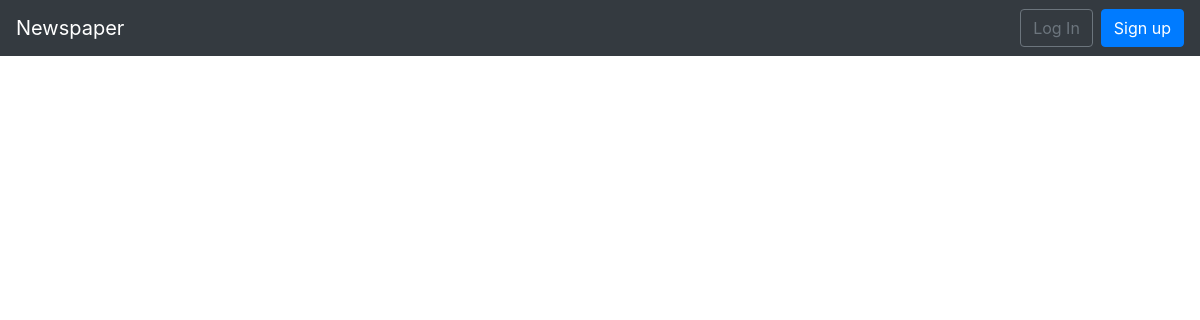
/articles/, run on an earlier commit of the app's database.
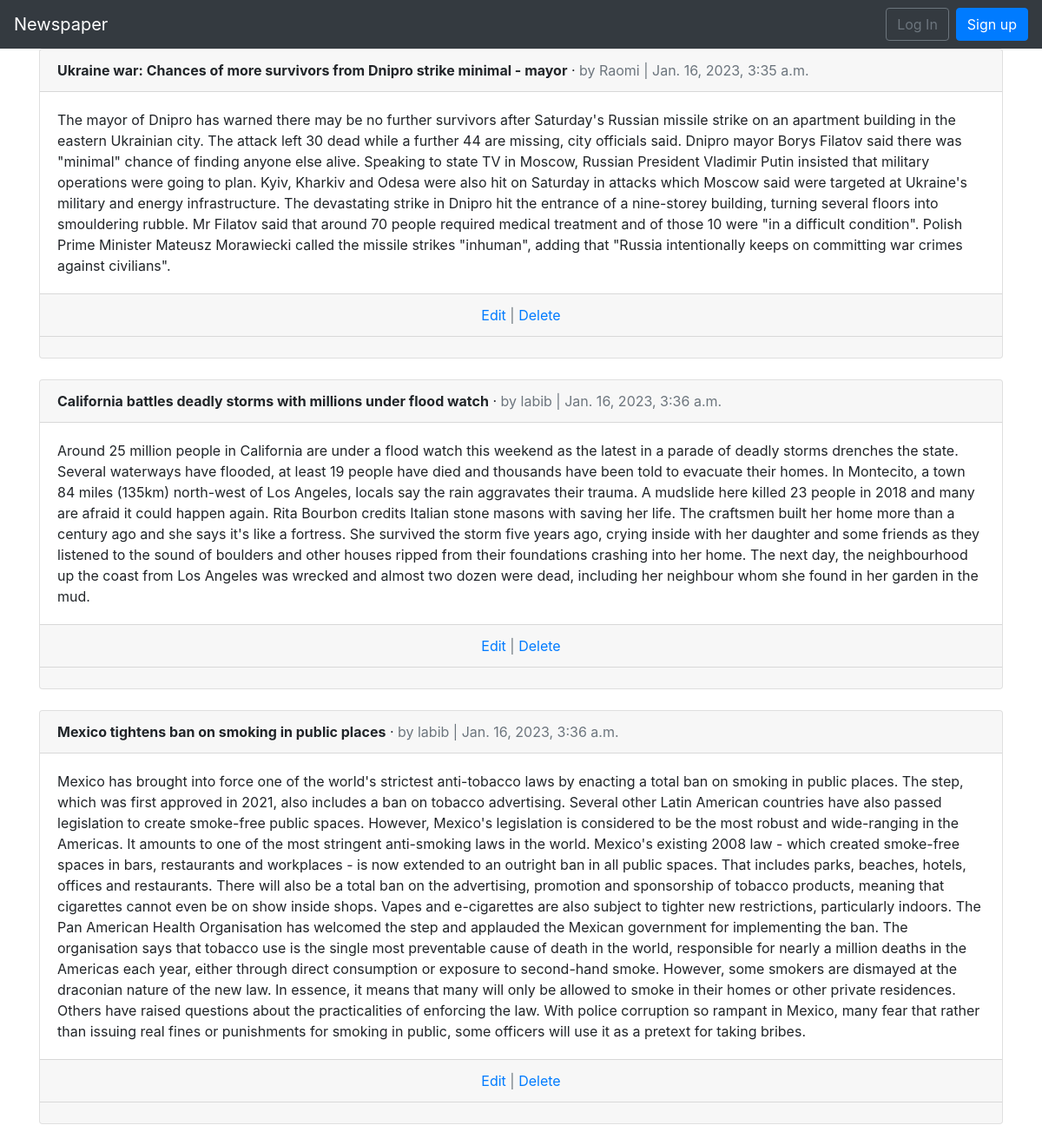
And on a later commit of the database.
### articles/models.py (models this page shows, shortened)
class Article(models.Model):
    title = models.CharField(max_length=255)
    body = models.TextField()
    date = models.DateTimeField(auto_now_add=True)
    author = models.ForeignKey(get_user_model(), on_delete=models.CASCADE,)

### accounts/models.py (models this page shows)
class CustomUser(AbstractUser):
    age = models.PositiveIntegerField(null=True, blank=True)

### articles/views.py (the view)
# urls.py: path('', ArticleListView.as_view(), name='article_list')
class ArticleListView(ListView):
    model = Article
    template_name = 'article_list.html'

### config/templates/article_list.html (shortened to what this page needs)
{% extends 'base.html' %}
{% block content %}
{% for article in object_list %}
<div class="card">
    <div class="card-header">
        <span class="font-weight-bold">{{ article.title }}</span> &middot;
        <span class="text-muted">by {{ article.author }} | {{ article.date }}</span>
    </div>
    <div class="card-body">{{ article.body }}</div>
    <div class="card-footer text-center text-muted">
        <a href="{% url 'article_edit' article.pk %}">Edit</a> |
        <a href="{% url 'article_delete' article.pk %}">Delete</a>
    </div>
    <div class="card-footer">
    </div>
</div>
<br />
{% endfor %}
{% endblock content %}

### config/templates/base.html (shortened to what this page needs)
<!DOCTYPE html>
<html>
<head>
    <link rel="stylesheet" href="https://cdn.jsdelivr.net/npm/bootstrap@4.1.3/dist/css/bootstrap.min.css"
>
</head>
<body>
    <nav class="navbar navbar-expand-md navbar-dark bg-dark">
        <a class="navbar-brand" href="{% url 'home' %}">Newspaper</a>
        <div class="collapse navbar-collapse" id="navbarSupportedContent">
            {% if user.is_authenticated %}
            <a href="{% url 'article_new' %}">+ New</a>
            <ul class="navbar-nav ml-auto">
                <li class="nav-item">
                    <a class="nav-link dropdown-toggle" href="#" id="navbarDropdown" role="button"
                        data-toggle="dropdown" aria-haspopup="true" aria-expanded="false">
                        {{ user.username }}
                    </a>
                    <div class="dropdown-menu dropdown-menu-lg-right" aria-labelledby="navbarDropdown">
                        <a class="dropdown-item" href="{% url 'password_change'%}">Change password</a>
                        <div class="dropdown-divider"></div>
                        <a class="dropdown-item" href="{% url 'logout' %}">
                            Log Out</a>
                    </div>
                </li>
            </ul>
            {% else %}
            <form class="form-inline ml-auto">
                <a href="{% url 'login' %}" class="btn btn-outline-secondary">
                    Log In</a>
                <a href="{% url 'signup' %}" class="btn btn-primary ml-2">
                    Sign up</a>
            </form>
            {% endif %}
        </div>
    </nav>
    <main>
        <div class="container">
            {% block content %}
            {% endblock content %}
        </div>
    </main>
</body>
</html>

What changed in the data, as far as the page shows it:
added Article: title "Ukraine war: Chances of more survivors from Dnipro strike minimal - mayor", author "Raomi", date "Jan. 16, 2023, 3:35 a.m.", body "The mayor of Dnipro has warned there may be no further survivors after Saturday's Russian missile strike on an apartment building in the eastern Ukrainian city. The attack left 30 dead while a further 44 are missing, city officials said. Dnipro mayor Borys Filatov said there was \"minimal\" chance of finding anyone else alive. Speaking to state TV in Moscow, Russian President Vladimir Putin insisted that military operations were going to plan. Kyiv, Kharkiv and Odesa were also hit on Saturday in attacks which Moscow said were targeted at Ukraine's military and energy infrastructure. The devastating strike in Dnipro hit the entrance of a nine-storey building, turning several floors into…"
added Article: title "California battles deadly storms with millions under flood watch", author "labib", date "Jan. 16, 2023, 3:36 a.m.", body "Around 25 million people in California are under a flood watch this weekend as the latest in a parade of deadly storms drenches the state. Several waterways have flooded, at least 19 people have died and thousands have been told to evacuate their homes. In Montecito, a town 84 miles (135km) north-west of Los Angeles, locals say the rain aggravates their trauma. A mudslide here killed 23 people in 2018 and many are afraid it could happen again. Rita Bourbon credits Italian stone masons with saving her life. The craftsmen built her home more than a century ago and she says it's like a fortress. She survived the storm five years ago, crying inside with her daughter and some friends as they…"
added Article: title "Mexico tightens ban on smoking in public places", author "labib", date "Jan. 16, 2023, 3:36 a.m.", body "Mexico has brought into force one of the world's strictest anti-tobacco laws by enacting a total ban on smoking in public places. The step, which was first approved in 2021, also includes a ban on tobacco advertising. Several other Latin American countries have also passed legislation to create smoke-free public spaces. However, Mexico's legislation is considered to be the most robust and wide-ranging in the Americas. It amounts to one of the most stringent anti-smoking laws in the world. Mexico's existing 2008 law - which created smoke-free spaces in bars, restaurants and workplaces - is now extended to an outright ban in all public spaces. That includes parks, beaches, hotels, offices and…"
